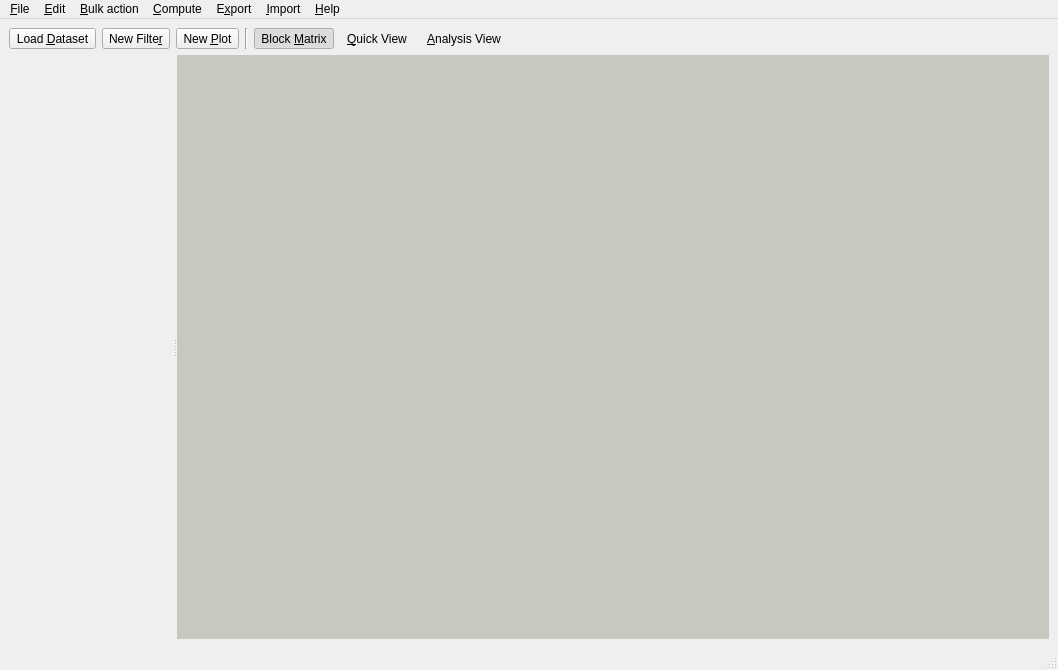
<?xml version="1.0" encoding="UTF-8"?>
<ui version="4.0">
 <class>MainWindow</class>
 <widget class="QMainWindow" name="MainWindow">
  <property name="geometry">
   <rect>
    <x>0</x>
    <y>0</y>
    <width>1058</width>
    <height>670</height>
   </rect>
  </property>
  <property name="acceptDrops">
   <bool>true</bool>
  </property>
  <property name="windowTitle">
   <string>DCscope</string>
  </property>
  <widget class="QWidget" name="centralwidget">
   <layout class="QVBoxLayout" name="verticalLayout">
    <item>
     <layout class="QGridLayout" name="gridLayout">
      <property name="topMargin">
       <number>0</number>
      </property>
      <item row="0" column="0">
       <widget class="QToolButton" name="toolButton_load_dataset">
        <property name="sizePolicy">
         <sizepolicy hsizetype="Preferred" vsizetype="Fixed">
          <horstretch>0</horstretch>
          <verstretch>0</verstretch>
         </sizepolicy>
        </property>
        <property name="text">
         <string>Load &amp;Dataset</string>
        </property>
        <property name="icon">
         <iconset theme="office-chart-ring">
          <normaloff>../../../../.designer/backup</normaloff>../../../../.designer/backup</iconset>
        </property>
        <property name="toolButtonStyle">
         <enum>Qt::ToolButtonTextBesideIcon</enum>
        </property>
       </widget>
      </item>
      <item row="0" column="4">
       <widget class="QToolButton" name="toolButton_dm">
        <property name="text">
         <string>Block &amp;Matrix</string>
        </property>
        <property name="icon">
         <iconset theme="show-grid">
          <normaloff>../../../../.designer/backup</normaloff>../../../../.designer/backup</iconset>
        </property>
        <property name="checkable">
         <bool>true</bool>
        </property>
        <property name="checked">
         <bool>true</bool>
        </property>
        <property name="toolButtonStyle">
         <enum>Qt::ToolButtonTextBesideIcon</enum>
        </property>
        <property name="autoRaise">
         <bool>true</bool>
        </property>
       </widget>
      </item>
      <item row="0" column="1">
       <widget class="QToolButton" name="toolButton_new_filter">
        <property name="text">
         <string>New Filte&amp;r</string>
        </property>
        <property name="icon">
         <iconset theme="view-filter">
          <normaloff>../../../../.designer/backup</normaloff>../../../../.designer/backup</iconset>
        </property>
        <property name="toolButtonStyle">
         <enum>Qt::ToolButtonTextBesideIcon</enum>
        </property>
       </widget>
      </item>
      <item row="0" column="5">
       <widget class="QToolButton" name="toolButton_quick_view">
        <property name="sizePolicy">
         <sizepolicy hsizetype="Preferred" vsizetype="Fixed">
          <horstretch>0</horstretch>
          <verstretch>0</verstretch>
         </sizepolicy>
        </property>
        <property name="text">
         <string>&amp;Quick View</string>
        </property>
        <property name="icon">
         <iconset theme="office-chart-scatter">
          <normaloff>../../../../.designer/backup</normaloff>../../../../.designer/backup</iconset>
        </property>
        <property name="checkable">
         <bool>true</bool>
        </property>
        <property name="toolButtonStyle">
         <enum>Qt::ToolButtonTextBesideIcon</enum>
        </property>
        <property name="autoRaise">
         <bool>true</bool>
        </property>
       </widget>
      </item>
      <item row="0" column="7">
       <spacer name="horizontalSpacer">
        <property name="orientation">
         <enum>Qt::Horizontal</enum>
        </property>
        <property name="sizeHint" stdset="0">
         <size>
          <width>40</width>
          <height>20</height>
         </size>
        </property>
       </spacer>
      </item>
      <item row="0" column="2">
       <widget class="QToolButton" name="toolButton_new_plot">
        <property name="text">
         <string>New &amp;Plot</string>
        </property>
        <property name="icon">
         <iconset theme="draw-watercolor">
          <normaloff>../../../../.designer/backup</normaloff>../../../../.designer/backup</iconset>
        </property>
        <property name="toolButtonStyle">
         <enum>Qt::ToolButtonTextBesideIcon</enum>
        </property>
       </widget>
      </item>
      <item row="0" column="3">
       <widget class="Line" name="line">
        <property name="orientation">
         <enum>Qt::Vertical</enum>
        </property>
       </widget>
      </item>
      <item row="0" column="6">
       <widget class="QToolButton" name="toolButton_ana_view">
        <property name="text">
         <string>&amp;Analysis View</string>
        </property>
        <property name="icon">
         <iconset theme="tools-wizard">
          <normaloff>../../../../.designer/backup</normaloff>../../../../.designer/backup</iconset>
        </property>
        <property name="checkable">
         <bool>true</bool>
        </property>
        <property name="toolButtonStyle">
         <enum>Qt::ToolButtonTextBesideIcon</enum>
        </property>
        <property name="autoRaise">
         <bool>true</bool>
        </property>
       </widget>
      </item>
     </layout>
    </item>
    <item>
     <widget class="QSplitter" name="splitter">
      <property name="sizePolicy">
       <sizepolicy hsizetype="Expanding" vsizetype="Expanding">
        <horstretch>0</horstretch>
        <verstretch>0</verstretch>
       </sizepolicy>
      </property>
      <property name="orientation">
       <enum>Qt::Horizontal</enum>
      </property>
      <widget class="BlockMatrix" name="block_matrix" native="true"/>
      <widget class="QMdiArea" name="mdiArea">
       <property name="sizePolicy">
        <sizepolicy hsizetype="Expanding" vsizetype="Expanding">
         <horstretch>0</horstretch>
         <verstretch>0</verstretch>
        </sizepolicy>
       </property>
       <property name="frameShape">
        <enum>QFrame::Panel</enum>
       </property>
       <property name="frameShadow">
        <enum>QFrame::Sunken</enum>
       </property>
       <property name="lineWidth">
        <number>0</number>
       </property>
       <property name="verticalScrollBarPolicy">
        <enum>Qt::ScrollBarAsNeeded</enum>
       </property>
       <property name="horizontalScrollBarPolicy">
        <enum>Qt::ScrollBarAsNeeded</enum>
       </property>
       <property name="sizeAdjustPolicy">
        <enum>QAbstractScrollArea::AdjustIgnored</enum>
       </property>
       <property name="background">
        <brush brushstyle="SolidPattern">
         <color alpha="255">
          <red>200</red>
          <green>200</green>
          <blue>190</blue>
         </color>
        </brush>
       </property>
      </widget>
     </widget>
    </item>
   </layout>
  </widget>
  <widget class="QMenuBar" name="menubar">
   <property name="geometry">
    <rect>
     <x>0</x>
     <y>0</y>
     <width>1058</width>
     <height>19</height>
    </rect>
   </property>
   <widget class="QMenu" name="menu_File">
    <property name="title">
     <string>&amp;File</string>
    </property>
    <addaction name="actionLoadDataset"/>
    <addaction name="actionLoadDCOR"/>
    <addaction name="actionClearDatasets"/>
    <addaction name="separator"/>
    <addaction name="actionOpenSession"/>
    <addaction name="actionSaveSession"/>
    <addaction name="actionClearSession"/>
    <addaction name="separator"/>
    <addaction name="actionQuit"/>
   </widget>
   <widget class="QMenu" name="menuEdit">
    <property name="title">
     <string>&amp;Edit</string>
    </property>
    <addaction name="actionChangeDatasetOrder"/>
    <addaction name="separator"/>
    <addaction name="actionPreferences"/>
   </widget>
   <widget class="QMenu" name="menu_Help">
    <property name="title">
     <string>&amp;Help</string>
    </property>
    <addaction name="actionDocumentation"/>
    <addaction name="actionSoftware"/>
    <addaction name="actionAbout"/>
    <addaction name="separator"/>
   </widget>
   <widget class="QMenu" name="menuExport">
    <property name="title">
     <string>E&amp;xport</string>
    </property>
    <addaction name="actionExportData"/>
    <addaction name="separator"/>
    <addaction name="action_export_filter_polygon"/>
    <addaction name="action_export_filter_pipeline"/>
    <addaction name="action_export_filter_ray_dataset"/>
    <addaction name="separator"/>
    <addaction name="actionExportPlot"/>
   </widget>
   <widget class="QMenu" name="menuImport">
    <property name="title">
     <string>&amp;Import</string>
    </property>
    <addaction name="actionImportFilter"/>
   </widget>
   <widget class="QMenu" name="menuCompute">
    <property name="title">
     <string>&amp;Compute</string>
    </property>
    <addaction name="actionComputeStatistics"/>
    <addaction name="actionComputeSignificance"/>
   </widget>
   <widget class="QMenu" name="menuBulk_Action">
    <property name="title">
     <string>&amp;Bulk action</string>
    </property>
    <addaction name="actionComputeEmodulus"/>
   </widget>
   <addaction name="menu_File"/>
   <addaction name="menuEdit"/>
   <addaction name="menuBulk_Action"/>
   <addaction name="menuCompute"/>
   <addaction name="menuExport"/>
   <addaction name="menuImport"/>
   <addaction name="menu_Help"/>
  </widget>
  <widget class="QStatusBar" name="statusbar"/>
  <action name="actionLoadDataset">
   <property name="icon">
    <iconset theme="office-chart-ring">
     <normaloff>../../../../.designer/backup</normaloff>../../../../.designer/backup</iconset>
   </property>
   <property name="text">
    <string>&amp;Load dataset...</string>
   </property>
   <property name="shortcut">
    <string>Ctrl+I</string>
   </property>
  </action>
  <action name="actionOpenSession">
   <property name="icon">
    <iconset theme="document-open">
     <normaloff>../../../../.designer/backup</normaloff>../../../../.designer/backup</iconset>
   </property>
   <property name="text">
    <string>&amp;Open session...</string>
   </property>
   <property name="shortcut">
    <string>Ctrl+O</string>
   </property>
  </action>
  <action name="actionSaveSession">
   <property name="icon">
    <iconset theme="document-save">
     <normaloff>../../../../.designer/backup</normaloff>../../../../.designer/backup</iconset>
   </property>
   <property name="text">
    <string>&amp;Save session...</string>
   </property>
   <property name="shortcut">
    <string>Ctrl+S</string>
   </property>
  </action>
  <action name="actionClearSession">
   <property name="icon">
    <iconset theme="edit-clear-all">
     <normaloff>../../../../.designer/backup</normaloff>../../../../.designer/backup</iconset>
   </property>
   <property name="text">
    <string>&amp;Clear session</string>
   </property>
  </action>
  <action name="actionQuit">
   <property name="icon">
    <iconset theme="application-exit">
     <normaloff>../../../../.designer/backup</normaloff>../../../../.designer/backup</iconset>
   </property>
   <property name="text">
    <string>&amp;Quit</string>
   </property>
  </action>
  <action name="actionDocumentation">
   <property name="icon">
    <iconset theme="globe">
     <normaloff>../../../../.designer/backup</normaloff>../../../../.designer/backup</iconset>
   </property>
   <property name="text">
    <string>&amp;Documentation</string>
   </property>
  </action>
  <action name="actionSoftware">
   <property name="icon">
    <iconset theme="code-context">
     <normaloff>../../../../.designer/backup</normaloff>../../../../.designer/backup</iconset>
   </property>
   <property name="text">
    <string>&amp;Software</string>
   </property>
  </action>
  <action name="actionAbout">
   <property name="icon">
    <iconset theme="documentinfo">
     <normaloff>../../../../.designer/backup</normaloff>../../../../.designer/backup</iconset>
   </property>
   <property name="text">
    <string>&amp;About</string>
   </property>
  </action>
  <action name="actionExportPlot">
   <property name="icon">
    <iconset theme="draw-watercolor">
     <normaloff>../../../../.designer/backup</normaloff>../../../../.designer/backup</iconset>
   </property>
   <property name="text">
    <string>&amp;Plot...</string>
   </property>
  </action>
  <action name="actionExportData">
   <property name="icon">
    <iconset theme="office-chart-ring">
     <normaloff>../../../../.designer/backup</normaloff>../../../../.designer/backup</iconset>
   </property>
   <property name="text">
    <string>&amp;Data...</string>
   </property>
  </action>
  <action name="actionExportFilter">
   <property name="icon">
    <iconset theme="view-filter">
     <normaloff>../../../../.designer/backup</normaloff>../../../../.designer/backup</iconset>
   </property>
   <property name="text">
    <string>&amp;Filter...</string>
   </property>
  </action>
  <action name="actionImportFilter">
   <property name="icon">
    <iconset theme="view-filter">
     <normaloff>../../../../.designer/backup</normaloff>../../../../.designer/backup</iconset>
   </property>
   <property name="text">
    <string>&amp;Filter...</string>
   </property>
  </action>
  <action name="actionNewPlot">
   <property name="text">
    <string>New Plot</string>
   </property>
  </action>
  <action name="actionNewFilter">
   <property name="text">
    <string>New Filter</string>
   </property>
  </action>
  <action name="actionComputeStatistics">
   <property name="icon">
    <iconset theme="view-statistics">
     <normaloff>../../../../.designer/backup</normaloff>../../../../.designer/backup</iconset>
   </property>
   <property name="text">
    <string>Statistical &amp;data...</string>
   </property>
  </action>
  <action name="actionLoadDCOR">
   <property name="icon">
    <iconset theme="dcor">
     <normaloff>../../../../.designer/backup</normaloff>../../../../.designer/backup</iconset>
   </property>
   <property name="text">
    <string>Load &amp;DCOR data...</string>
   </property>
   <property name="shortcut">
    <string>Ctrl+D</string>
   </property>
  </action>
  <action name="actionPreferences">
   <property name="icon">
    <iconset theme="gtk-preferences">
     <normaloff>../../../../.designer/backup</normaloff>../../../../.designer/backup</iconset>
   </property>
   <property name="text">
    <string>&amp;Preferences...</string>
   </property>
  </action>
  <action name="actionComputeEmodulus">
   <property name="icon">
    <iconset theme="emodulus">
     <normaloff>../../../../.designer/backup</normaloff>../../../../.designer/backup</iconset>
   </property>
   <property name="text">
    <string>&amp;Young's modulus...</string>
   </property>
  </action>
  <action name="actionChangeDatasetOrder">
   <property name="icon">
    <iconset theme="object-order-lower">
     <normaloff>../../../../.designer/backup</normaloff>../../../../.designer/backup</iconset>
   </property>
   <property name="text">
    <string>&amp;Change dataset order...</string>
   </property>
  </action>
  <action name="actionComputeSignificance">
   <property name="icon">
    <iconset theme="statistical_significance">
     <normaloff>../../../../.designer/backup</normaloff>../../../../.designer/backup</iconset>
   </property>
   <property name="text">
    <string>Statistical &amp;significance...</string>
   </property>
  </action>
  <action name="actionClearDatasets">
   <property name="icon">
    <iconset theme="edit-clear">
     <normaloff>../../../../.designer/backup</normaloff>../../../../.designer/backup</iconset>
   </property>
   <property name="text">
    <string>C&amp;lear datasets</string>
   </property>
  </action>
  <action name="action_export_filter_polygon">
   <property name="icon">
    <iconset theme="path-mode-polyline">
     <normaloff>../../../../.designer/backup</normaloff>../../../../.designer/backup</iconset>
   </property>
   <property name="text">
    <string>Polygon filter(s) (*.poly)...</string>
   </property>
  </action>
  <action name="action_export_filter_pipeline">
   <property name="icon">
    <iconset theme="view-filter">
     <normaloff>../../../../.designer/backup</normaloff>../../../../.designer/backup</iconset>
   </property>
   <property name="text">
    <string>Entire filter pipeline (*.sof)...</string>
   </property>
  </action>
  <action name="action_export_filter_ray_dataset">
   <property name="icon">
    <iconset theme="filter_ray">
     <normaloff>.</normaloff>.</iconset>
   </property>
   <property name="text">
    <string>Individual filter ray for each dataset (*.sof)</string>
   </property>
   <property name="shortcut">
    <string>Alt+Shift+F</string>
   </property>
  </action>
 </widget>
 <customwidgets>
  <customwidget>
   <class>BlockMatrix</class>
   <extends>QWidget</extends>
   <header>dcscope.gui.matrix.block_matrix</header>
   <container>1</container>
  </customwidget>
 </customwidgets>
 <resources/>
 <connections>
  <connection>
   <sender>toolButton_load_dataset</sender>
   <signal>clicked()</signal>
   <receiver>actionLoadDataset</receiver>
   <slot>trigger()</slot>
   <hints>
    <hint type="sourcelabel">
     <x>68</x>
     <y>43</y>
    </hint>
    <hint type="destinationlabel">
     <x>-1</x>
     <y>-1</y>
    </hint>
   </hints>
  </connection>
  <connection>
   <sender>toolButton_new_filter</sender>
   <signal>clicked()</signal>
   <receiver>actionNewFilter</receiver>
   <slot>trigger()</slot>
   <hints>
    <hint type="sourcelabel">
     <x>162</x>
     <y>43</y>
    </hint>
    <hint type="destinationlabel">
     <x>-1</x>
     <y>-1</y>
    </hint>
   </hints>
  </connection>
  <connection>
   <sender>toolButton_new_plot</sender>
   <signal>clicked()</signal>
   <receiver>actionNewPlot</receiver>
   <slot>trigger()</slot>
   <hints>
    <hint type="sourcelabel">
     <x>347</x>
     <y>55</y>
    </hint>
    <hint type="destinationlabel">
     <x>-1</x>
     <y>-1</y>
    </hint>
   </hints>
  </connection>
 </connections>
</ui>
